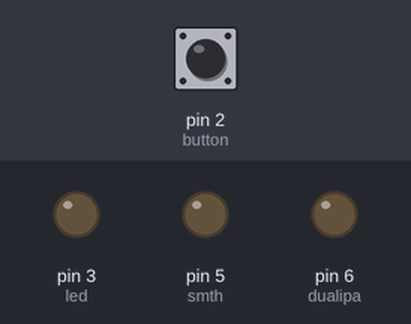
A sketch run on a simulated Arduino Uno, built with avr-gcc and run on an emulated ATmega328P. Parts: output pins drawn as LEDs (lit = HIGH). Inputs (shaded band) come from the test bench; at power-on: pin 2 (button) LOW.

Above: at 1.2 s.
1.3 s: pin 2 (button) pulled HIGH for 0.15 s
At 3.9 s:
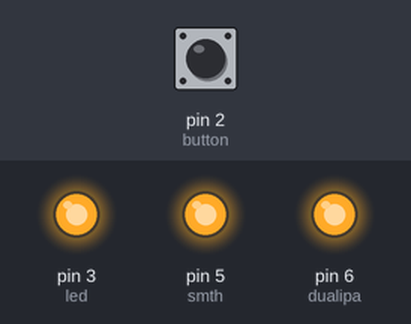
4.3 s: pin 2 (button) pulled HIGH for 1 s
At 6.3 s:
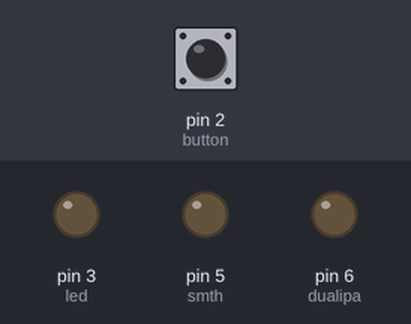
Timing chart, 0 to 7.8 s (numbered marks = the images above; inputs shaded):
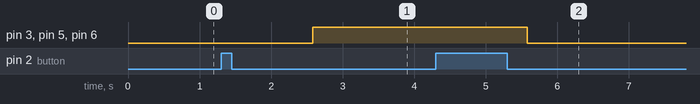

Measured:
- after the input at 1.3 s, pin 3 (led), pin 5 (smth), pin 6 (dualipa): LOW → HIGH after 1.3 s
- after the input at 4.3 s, pin 3 (led), pin 5 (smth), pin 6 (dualipa): HIGH → LOW after 1.3 s

The sketch:

butloop.ino
```cpp
int led = 3, smth=5, dualipa=6, button = 2, val = 0, state = 0, i=0;

void setup() {

pinMode(led, OUTPUT);
pinMode(smth, OUTPUT);
pinMode(dualipa, OUTPUT);
pinMode(button, INPUT);
}

void loop() {

val = digitalRead(button);

if(val == HIGH)
{
  state = 1 - state;
  if(state==1)
  {
    for(i = 0; i<=255; i++)
    {
      analogWrite(smth, i);

      analogWrite(led, i);

      //analogWrite(smth, i);
      analogWrite(dualipa, i);
      delay(5);
    }
  }

  if(state==0)
  {
    for(i=255; i>=0; i--)
    {

      analogWrite(smth, i);

      analogWrite(led, i);

      //analogWrite(smth, i);
      analogWrite(dualipa, i);
      delay(5);
    }
  }
}

}
```
